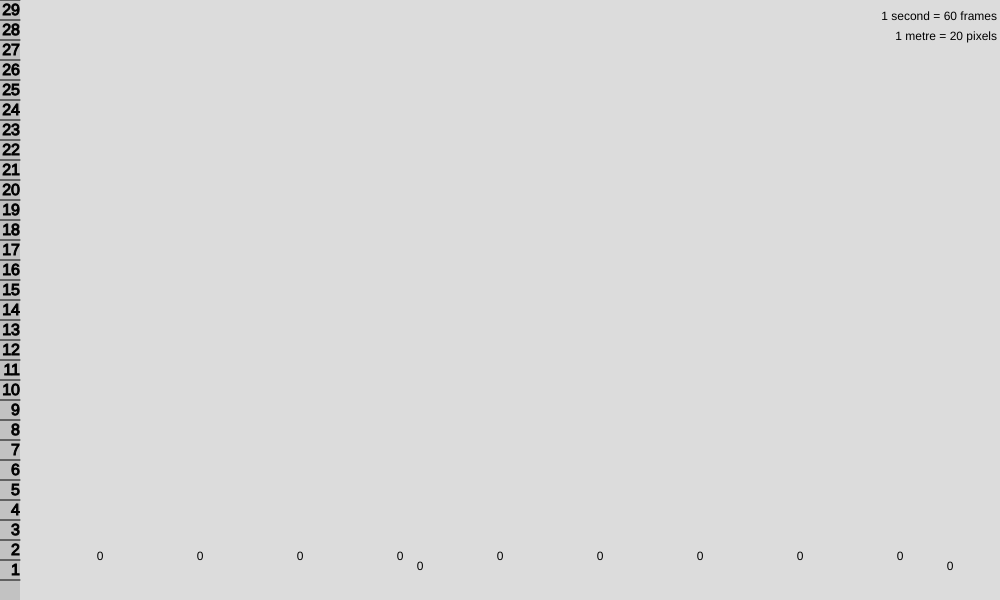
Frame 1 (no input)
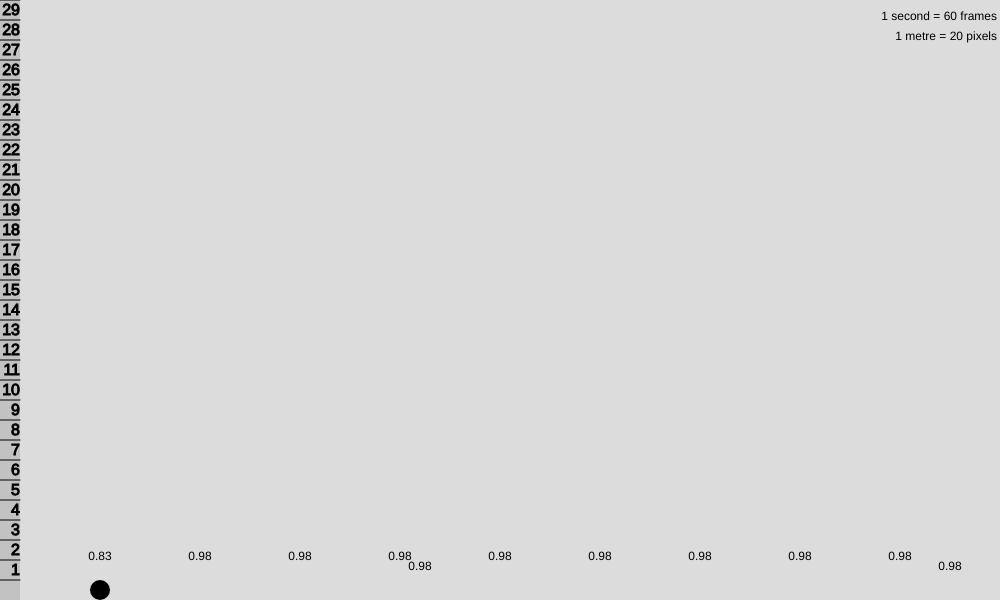
Frame 60 (no input)
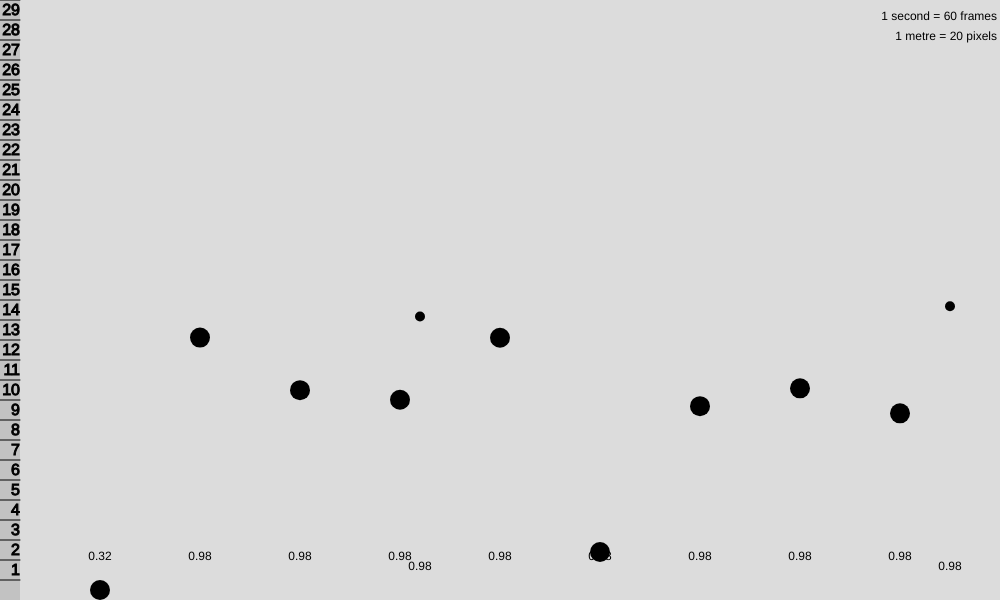
Frame 120 (the mouse pressed at the canvas centre since frame 60)

The p5.js sketch that drew these frames (run headless with seeded random() and noise() and a simulated clock; from frame 60 on, the mouse is pressed at the canvas centre):

// p5.js sketch
// ── sketch.js

// conversion of real values to canvas
let metreScalar = 20;    // 6300px for irl==
let secondScalar = 60;    // 60frames

let sunObject, mercuryObject, venusObject, earthObject, moonObject, 
    marsObject, jupiterObject, saturnObject, uranusObject, NeptuneObject,
    plutoObject;
let objects = [];


let dropHeight;
let ruler;
let mousePos;

function setup() {
  createCanvas(1000, 600);

  dropHeight = 100;
  ruler = new Ruler(height);
  mousePos = createVector(mouseX, mouseY);

  objects.push(new Celestialbody(100, height - MetreToPixel(dropHeight), 274.00, "The Sun"));
  objects.push(new Celestialbody(200, height - MetreToPixel(dropHeight), 3.7, "Mercury"));
  objects.push(new Celestialbody(300, height - MetreToPixel(dropHeight), 8.87, "Venus"));
  objects.push(new Celestialbody(400, height - MetreToPixel(dropHeight), 9.81, "Earth"));
  objects.push(new Moon(420, height - MetreToPixel(dropHeight), 1.62, "The Moon"));
  objects.push(new Celestialbody(500, height - MetreToPixel(dropHeight), 3.71, "Mars"));
  objects.push(new Celestialbody(600, height - MetreToPixel(dropHeight), 24.79, "Jupiter"));
  objects.push(new Celestialbody(700, height - MetreToPixel(dropHeight), 10.44, "Saturn"));
  objects.push(new Celestialbody(800, height - MetreToPixel(dropHeight), 8.69, "Uranus"));
  objects.push(new Celestialbody(900, height - MetreToPixel(dropHeight), 11.15, "Neptune"));
  objects.push(new Moon(950, height - MetreToPixel(dropHeight), 0.62, "Pluto"));
}

function draw() {
  background(220);
  frameRate(60);
  displayFrameRate();

  mousePos.set(mouseX, mouseY);
  ruler.show();

  for (let object of objects) {
    object.run();
  }
}

function mousePressed() {
  for (let object of objects) {
    object.velocity.set(0, 0);
    object.position.y = mouseY;
    object.seconds = 0;
    object.frames = 0;
    object.falling = true;
  }
}

// converts g = Xm/s2 into g = Xpx/f2, given X/constant
function convertGravity(constant) {
  return (constant*metreScalar)/(secondScalar*secondScalar)
}

function MetreToPixel(metre) {
  return metre*metreScalar;
}

function PixelToMetre(pixel) {
  return pixel/metreScalar;
}

function displayFrameRate() {
  textAlign(RIGHT);
  textSize(12);
  fill(0);
  text("1 second = " + round(frameRate()) + " frames", width-3, 20);
  text("1 metre = " + round(metreScalar, 0) + " pixels", width-3, 40);
}

function keyPressed() {
  if (key == " ") {
    metreScalar = random(2, 1000);
    ruler.spacing = this.height / (PixelToMetre(this.height));

    for (let object of objects) {
      object.gravity = createVector(0, convertGravity(object.g));
    }
  }
}
// ── CelestialBody.js
class Celestialbody {
  constructor(x, y, g, name) {
    this.name = name;
    this.g = g

    this.position = createVector(x, y);
    this.velocity = createVector(0, 0);
    this.acceleration = createVector(0, 0);

    this.gravity = createVector(0, convertGravity(g));
    this.r = 10;

    this.seconds = 0;
    this.frames = 0;
    this.falling = true;
  }

  info() {
    strokeWeight(0);
    textAlign(CENTER);
    textSize(32);
    text(this.name, width/2, height/2);
    textSize(24);
    text("Surface Gravity: " + str(this.g) + "m/s2", width/2, height/2+30);
    let metre = round(this.seconds*this.g, 2);
    text("Top Velocity = " + metre + "m/s (" + round(metre*3.6, 2) + "km/h)", width/2, height/2 + 60);

  }

  isHover(mousePos) {
    let vector = p5.Vector.sub(mousePos, this.position);
    return vector.mag() < this.r;
  }

  update() {
    if (this.falling) {
      this.acceleration.add(this.gravity);
      this.velocity.add(this.acceleration);
      this.position.add(this.velocity);
    
      this.seconds = this.frames / secondScalar;
      this.frames++;
    }

    this.acceleration.set(0, 0);
  }

  edges() {
    if (this.position.y > height) {
      this.position.y = height - this.r;
      this.falling = false;
    }
  }

  show() {
    noStroke();
    if (this.isHover(mousePos)) {fill(255, 0, 0)} else {fill(0)};
    circle(this.position.x, this.position.y, this.r*2);

    textAlign(CENTER);
    textSize(12);
    text(round(this.seconds, 2), this.position.x, height - 40);
  }

  run() {
    if (this.isHover(mousePos)) {
      this.info();
    }
    this.update();
    this.edges();
    this.show();
  }
}

class Moon extends Celestialbody {
  constructor(x, y, g, name) {
    super(x, y, g, name);

    this.r = 5;
  }

  show() {
    noStroke();
    if (this.isHover(mousePos)) {fill(255, 0, 0)} else {fill(0)};
    circle(this.position.x, this.position.y, this.r*2);

    textAlign(CENTER);
    text(round(this.seconds, 2), this.position.x, height - 30);
  }
}
// ── Ruler.js
class Ruler{
  static width = 20;

  constructor(height) {
    this.height = height;
    this.spacing = this.height / (PixelToMetre(this.height));
  }

  show() {
    noStroke();
    fill(0, 30);
    rect(0, 0, Ruler.width, this.height);

    fill(0);
    strokeWeight(2);
    stroke(0);

    textSize(16);
    textAlign(RIGHT);
    strokeWeight(1);

    let count = 0;
    for (let i=this.height-this.spacing; i>-this.spacing; i-=this.spacing) {
      count += 1
      line(0, i, Ruler.width, i);
      text(count, Ruler.width, i - 5);
    }
  }
}

// ── style.css
html, body {
  padding: 0;
  color: rgb(0, 0, 0);
  background-color: rgb(0, 200, 255);
  display: block;
  /* overflow: hidden; */
}

canvas {
  display: block;
  margin: 5px;  
  border: 5px solid rgb(0, 0, 0);
}
